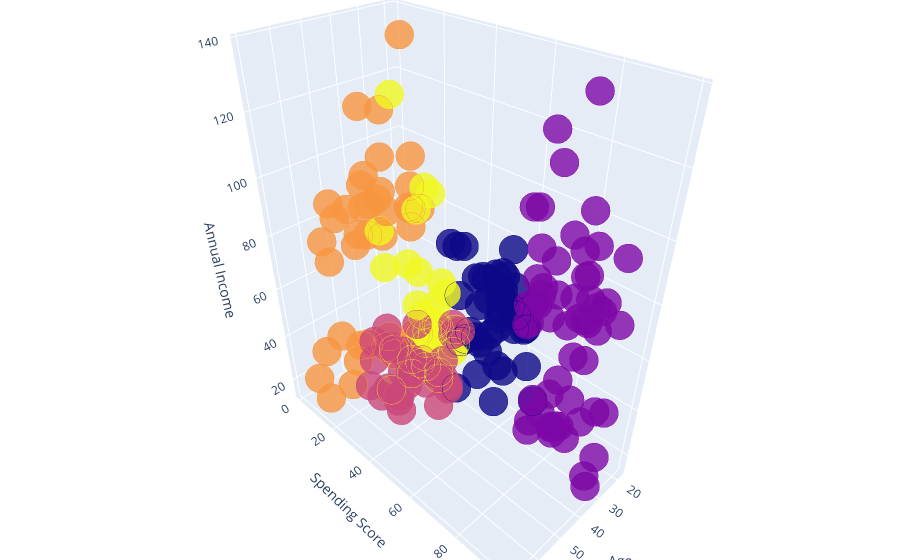

Notebook code cell kept with this figure:
### Code cell
dataset['labels'] =  labels
trace1 = go.Scatter3d(
    x= dataset['Age'],
    y= dataset['Spending Score (1-100)'],
    z= dataset['Annual Income (k$)'],
    mode='markers',
     marker=dict(
        color = dataset['labels'],
        size= 10,
        line=dict(
            color= dataset['labels'],
            width= 12
        ),
        opacity=0.8
     )
)
df = [trace1]

layout = go.Layout(
    title = 'Character vs Gender vs Alive or not',
    margin=dict(
        l=0,
        r=0,
        b=0,
        t=0
    ),
    scene = dict(
            xaxis = dict(title  = 'Age'),
            yaxis = dict(title  = 'Spending Score'),
            zaxis = dict(title  = 'Annual Income')
        )
)

fig = go.Figure(data = df, layout = layout)
py.iplot(fig)

### Figure 1 — Plotly figure (JSON) as saved in the notebook; plotly's stock layout.template omitted (floating-point values rounded to 4 significant figures; data arrays with more than 128 entries replaced by an {"elided": "..."} marker saying what was removed)
{"data": [{"marker": {"color": {"elided": "200 int values"}, "line": {"color": {"elided": "200 int values"}, "width": 12}, "opacity": 0.8, "size": 10}, "mode": "markers", "x": {"elided": "200 int values"}, "y": {"elided": "200 int values"}, "z": {"elided": "200 int values"}, "type": "scatter3d"}], "layout": {"margin": {"b": 0, "l": 0, "r": 0, "t": 0}, "scene": {"xaxis": {"title": {"text": "Age"}}, "yaxis": {"title": {"text": "Spending Score"}}, "zaxis": {"title": {"text": "Annual Income"}}}, "title": {"text": "Character vs Gender vs Alive or not"}}}
